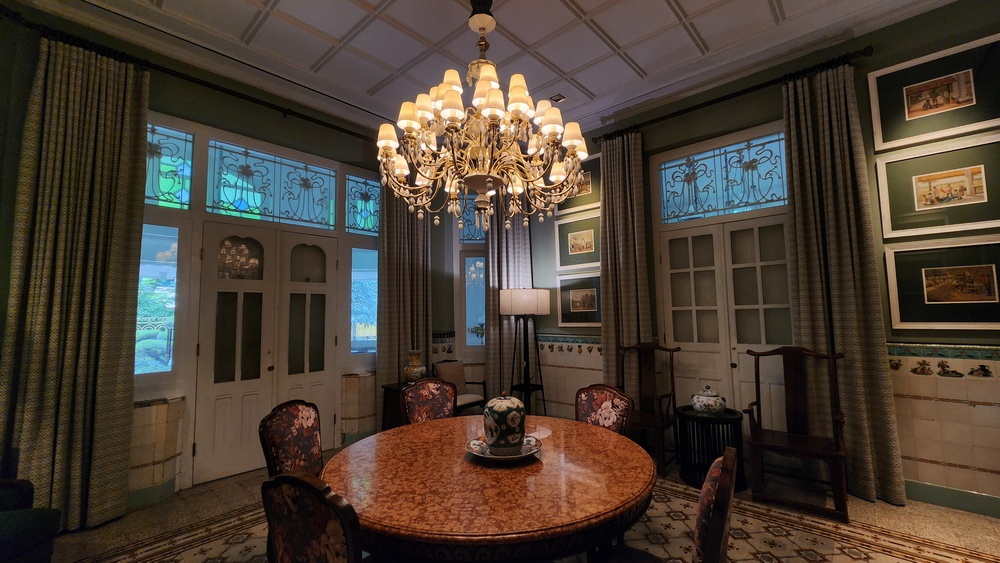
#> input picture roject4.jpg, 1000 x 563 px, shrunk from 4000 x 2252 before the run
$ python contrast.py
#> lines starting #> are read from the running program, lines starting #| are printed output that depends on the picture
import cv2
import matplotlib.pyplot as plt

img = cv2.imread('roject4.jpg')
#> img is the input picture: shape (563, 1000, 3); mean B, G, R 51, 62.2, 74.3

if img is None:
    print("Image not found!")
    exit()

lab = cv2.cvtColor(img, cv2.COLOR_BGR2LAB)
#> lab: shape (563, 1000, 3); mean of channels 0, 1, 2 68.3, 132, 137

l, a, b = cv2.split(lab)
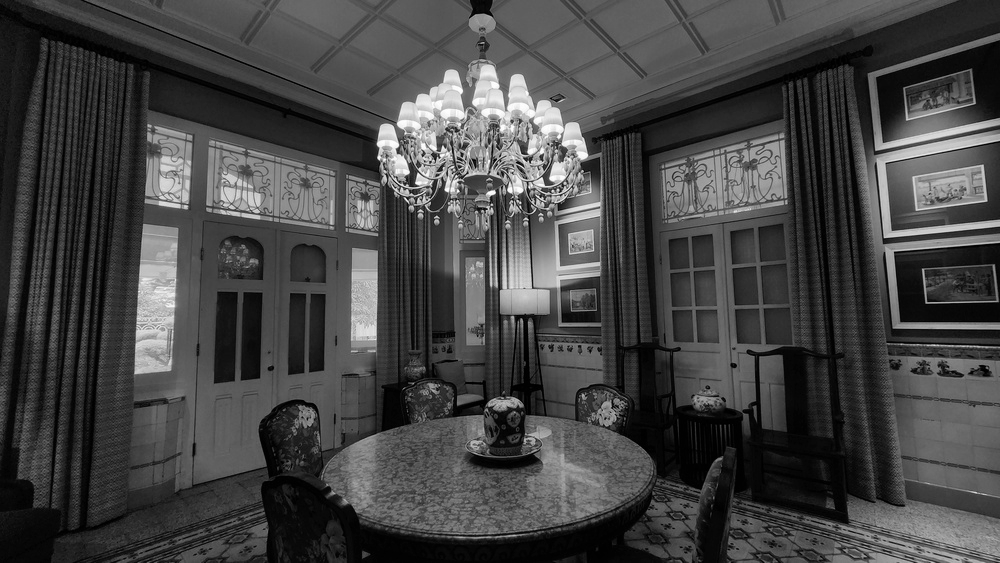
#> l: shape (563, 1000); min 0, max 255, mean 68.3
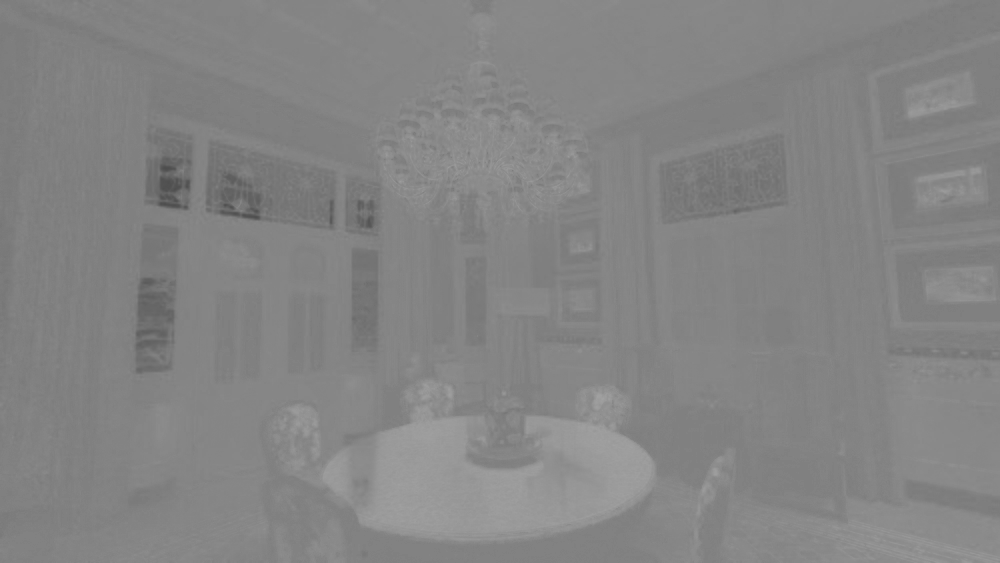
#> a: shape (563, 1000); min 77, max 161, mean 132
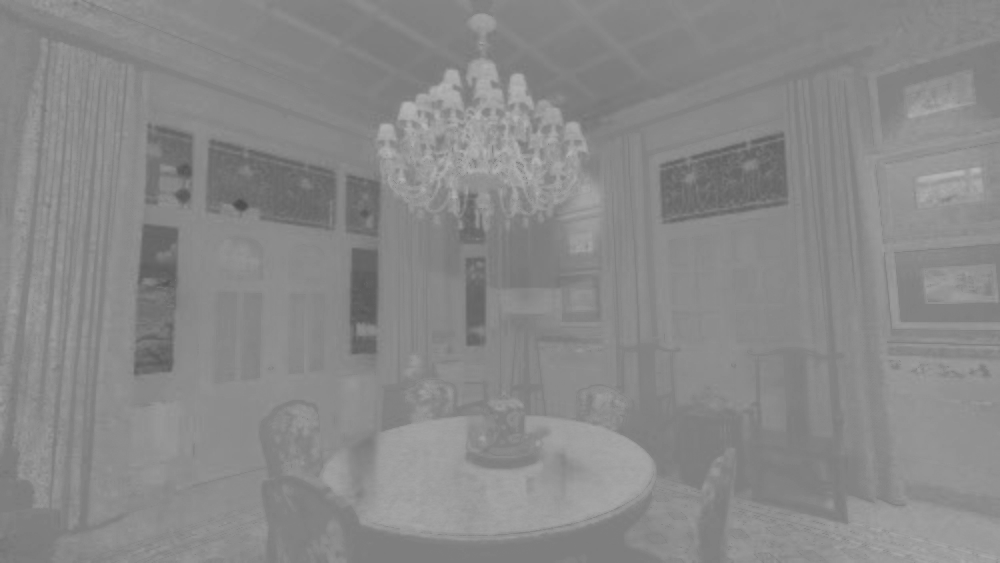
#> b: shape (563, 1000); min 76, max 182, mean 137

clahe = cv2.createCLAHE(clipLimit=2.0, tileGridSize=(8,8))
cl = clahe.apply(l)
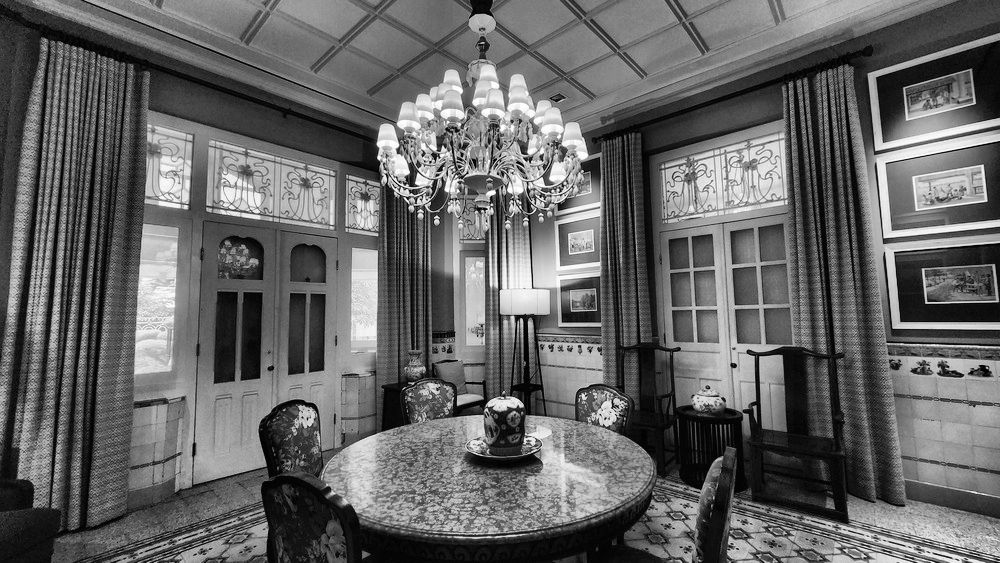
#> cl: shape (563, 1000); min 0, max 255, mean 101.1

limg = cv2.merge((cl, a, b))
#> limg: shape (563, 1000, 3); mean of channels 0, 1, 2 101.1, 132, 137

enhanced = cv2.cvtColor(limg, cv2.COLOR_LAB2BGR)
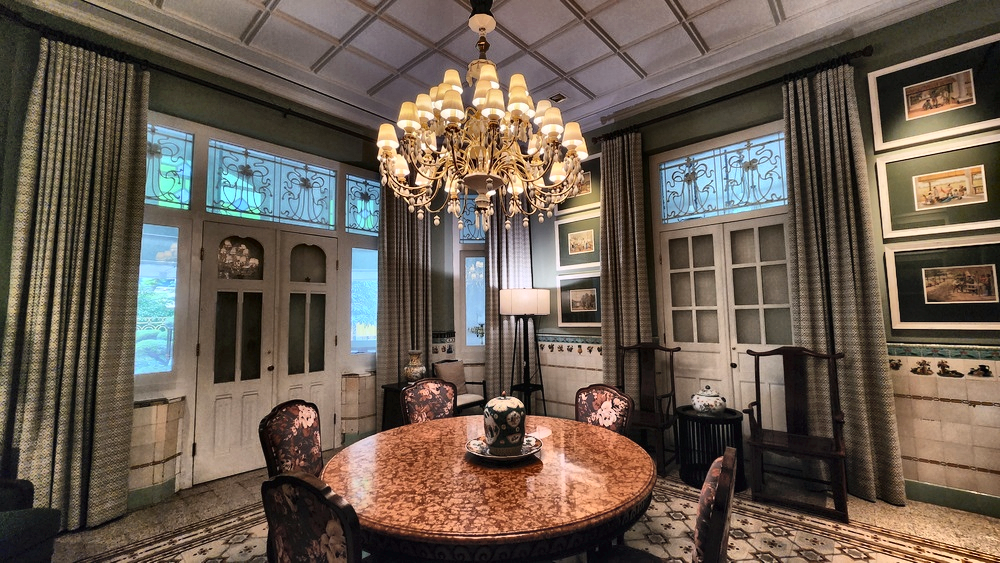
#> enhanced: shape (563, 1000, 3); mean B, G, R 81.4, 93.3, 106.8

plt.figure(figsize=(10,5))

plt.subplot(1,2,1)
plt.title("Original")
plt.imshow(cv2.cvtColor(img, cv2.COLOR_BGR2RGB))
plt.axis("off")

plt.subplot(1,2,2)
plt.title("CLAHE Result")
plt.imshow(cv2.cvtColor(enhanced, cv2.COLOR_BGR2RGB))
plt.axis("off")

plt.show()
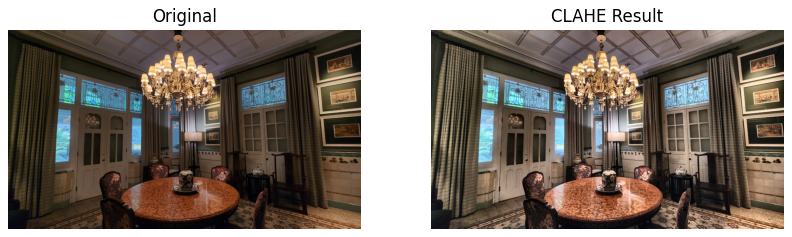
#> figure drawn by matplotlib, 2 panels
